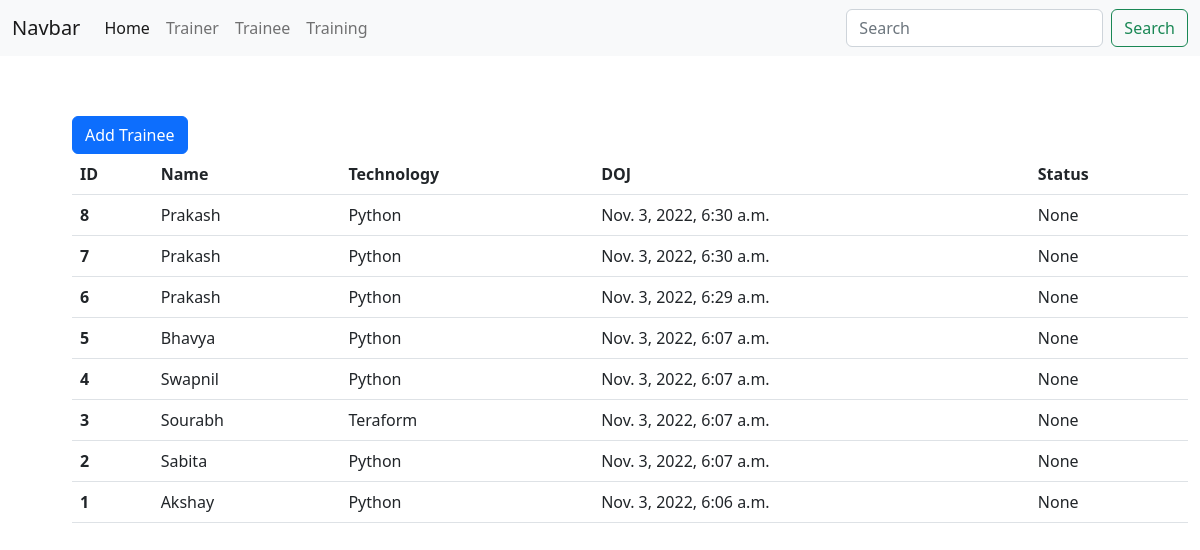
The page /api/trainee_list/ on the database as committed earlier.
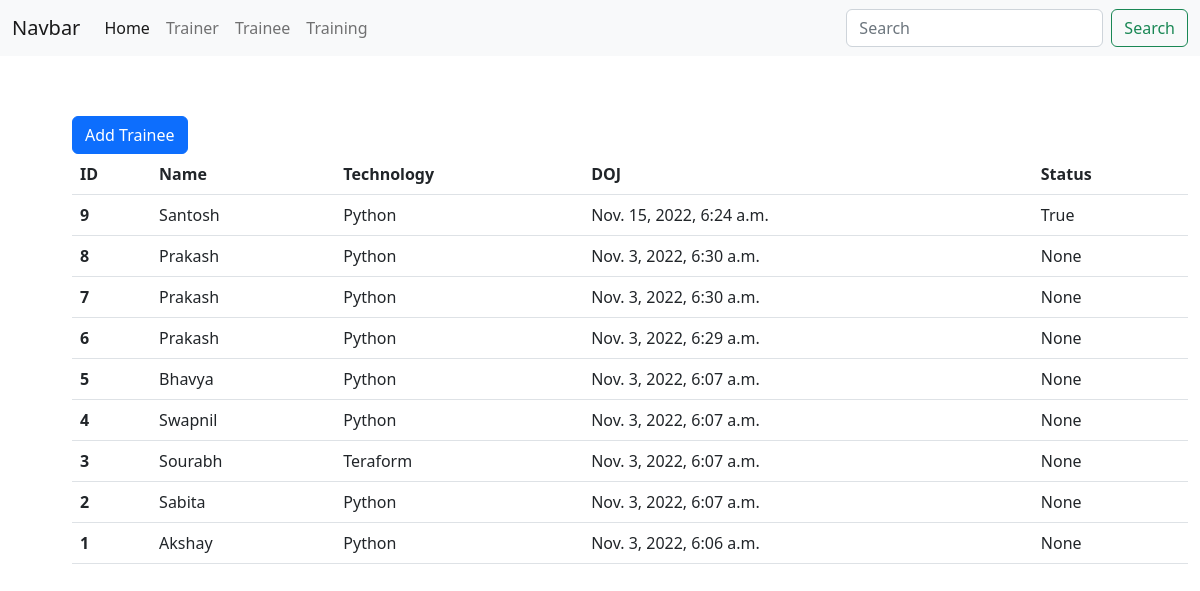
The same page on the database as committed later.
### api/models.py (models this page shows, shortened)
class Trainee(models.Model):
    name = models.CharField(verbose_name="Name Of Trainee",max_length=100,blank=True,null=True)
    technology = models.CharField(max_length=50,verbose_name="Technology Name",blank=True,null=True)
    joined_at = models.DateTimeField(auto_now_add=True,verbose_name="Date Of Joining")
    status = models.CharField(choices=STATUS,verbose_name="Status",max_length=50,blank=True,null=True)
    class Meta:
        ordering = ["-joined_at"]

### api/views.py (the view, shortened to what this page needs)
# urls.py: path("trainee_list/",TraineeList.as_view(),name="list_trainee"),
class TraineeList(ListAPIView):
    serializer_class = TraineeSerializer
    queryset = Trainee.objects.all()
    renderer_classes = [TemplateHTMLRenderer]
    def get(self, request, *args, **kwargs):
        return Response({"data":self.get_queryset(),"table_headers":["ID","Name","Technology","DOJ","Status"],"button_name":"Add Trainee"},template_name='index.html')

### templates/index.html (shortened to what this page needs)
{% extends "base.html" %}
{% block content %}
<button type="button" class="btn btn-primary" data-bs-toggle="modal" data-bs-target="#exampleModal">
  {{button_name}}
</button>
<table class="table table-responsive">
  <thead class="thead-dark">
    <tr>
      {% for t_head in table_headers %}
      <th scope="col">{{t_head}}</th>
      {% endfor %}
    </tr>
  </thead>
  {% if type %}
  {% include "tables/training_table.html" %}
  {% else %}
  {% include "tables/trainer_table.html" %}
  {% endif %}
</table>
{% endblock %}

### templates/base.html (shortened to what this page needs)
<!doctype html>
<html lang="en">
  <head>
    <link href="https://cdn.jsdelivr.net/npm/bootstrap@5.2.2/dist/css/bootstrap.min.css" rel="stylesheet"> </head>
  <body>
    {% include "navbar.html" %}
    <div class="container" style="margin:5%">
      {% block content %} {% endblock %}
    </div>
  </body>
</html>

### templates/navbar.html (shortened to what this page needs)
<nav class="navbar navbar-expand-lg bg-light">
  <div class="container-fluid">
    <a class="navbar-brand" href="#">Navbar</a>
    <div class="collapse navbar-collapse" id="navbarSupportedContent">
      <ul class="navbar-nav me-auto mb-2 mb-lg-0">
        <li class="nav-item">
          <a class="nav-link active" aria-current="page" href="#">Home</a>
        </li>
        <li class="nav-item">
          <a class="nav-link" href="{% url 'list_trainer' %}">Trainer</a>
        </li>
         <li class="nav-item">
          <a class="nav-link" href="{% url 'list_trainee' %}">Trainee</a>
        </li>
         <li class="nav-item">
          <a class="nav-link" href="{% url 'list_training' %}">Training</a>
        </li>
      </ul>
      <form class="d-flex" role="search">
        <input class="form-control me-2" type="search" placeholder="Search" aria-label="Search">
        <button class="btn btn-outline-success" type="submit">Search</button>
      </form>
    </div>
  </div>
</nav>

### templates/tables/trainer_table.html
 <tbody>
  {% for object in data %}
    <tr>
      <th scope="row">{{ object.id }}</th>
      <td>{{ object.name }}</td>
      <td>{{ object.technology}}</td>
      <td>{{ object.joined_at }}</td>
      <td>{{ object.status }}</td>
    </tr>
  {% endfor %}
  </tbody>

Rows that differ between the two databases and show on the page:
added Trainee: id "9", name "Santosh", technology "Python", joined_at "Nov. 15, 2022, 6:24 a.m.", status "True"
